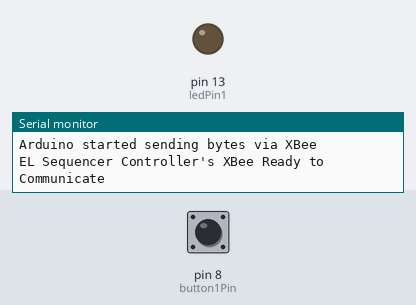
Simulated run of this sketch. Board: Arduino Uno, built with avr-gcc and run on an emulated ATmega328P. On the bench: output pins drawn as LEDs (lit = HIGH), the last lines printed to the serial monitor. Inputs (shaded band) come from the test bench; at power-on: pin 8 (button1Pin) HIGH.

Above: at 1.2 s.
1.3 s: pin 8 (button1Pin) pulled LOW for 0.15 s
At 1.37 s:
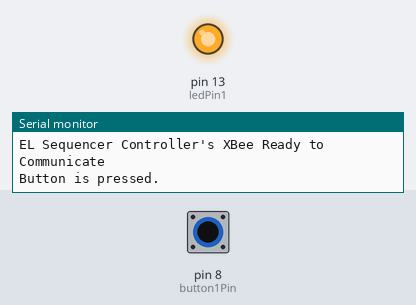
2.9 s: pin 8 (button1Pin) pulled LOW for 3.2 s
At 6.6 s:
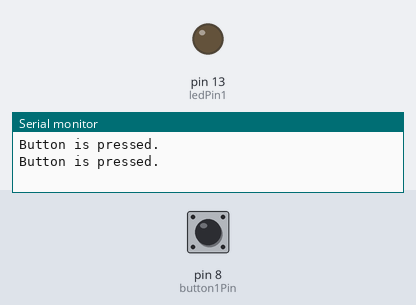
Timing chart, 0 to 8.1 s (numbered marks = the images above; inputs shaded):
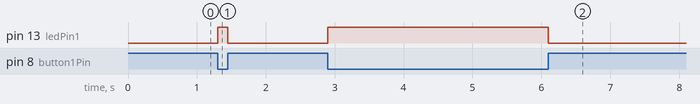

Measured:
- after the input at 1.3 s, pin 13 (ledPin1): LOW → HIGH at once, → LOW 0.15 s later
- after the input at 2.9 s, pin 13 (ledPin1): LOW → HIGH at once, → LOW 3.2 s later

The sketch:

XBee_ControllerV1.ino
```cpp
// (licence header left out)
#include <SoftwareSerial.h>

SoftwareSerial xbee(2, 3); //Rx = 2, Tx = 3

//Declare variables and pin definitions

//Send
const int button1Pin = 8; //push button
const int ledPin1 = 13;  //LED on the push button
//variables to check for button1 state
boolean prev_button1State = false;
boolean current_button1State = false;

/*******************Setup Loop***************************/
void setup() {

  //Declare pin modes
  pinMode(button1Pin, INPUT_PULLUP); //use internal pullup resistor with LED
  pinMode (ledPin1, OUTPUT);//LED to indicate when character has been sent

  //Declare serial connections for debugging
  Serial.begin(9600);
  Serial.println("Arduino started sending bytes via XBee");

  xbee.begin(9600);
  Serial.println("EL Sequencer Controller's XBee Ready to Communicate");
}

/*******************Main Loop***************************/
void loop() {
  //initialize variables to read buttons
  int button1State;

  button1State = digitalRead(button1Pin);
  /***button1state
   - LOW or 0 means pressed
   - HIGH or 1 means not pressed
   ****/

  //if button is pressed, it will be pulled low
  if (button1State == LOW) {
    digitalWrite(ledPin1, HIGH); //turn push button LED ON
    current_button1State = true; // button has been pressed once

    if (prev_button1State != current_button1State) //check to see if button is still being pressed
    {
      Serial.println("Button is pressed.");
      xbee.write("A");//Tell Sequencer to change to mode by sending a character
    }
    else {
      //do nothing because finger is still on button
    }
    prev_button1State = current_button1State;
  }

  //button has not been pressed, it will be high again
  else {
    current_button1State = false;
    digitalWrite(ledPin1, LOW); // turn push button LED OFF

    prev_button1State = current_button1State;
  }

}
```
